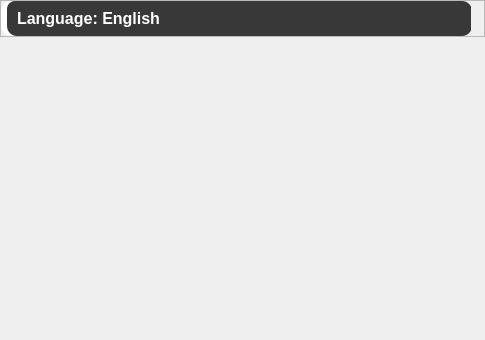
         <widget class="QWidget" name="settings_scroll_area_widget">
          <property name="geometry">
           <rect>
            <x>0</x>
            <y>0</y>
            <width>485</width>
            <height>340</height>
           </rect>
          </property>
          <layout class="QVBoxLayout" name="verticalLayout_6">
           <property name="spacing">
            <number>10</number>
           </property>
           <property name="leftMargin">
            <number>0</number>
           </property>
           <property name="topMargin">
            <number>0</number>
           </property>
           <property name="rightMargin">
            <number>0</number>
           </property>
           <property name="bottomMargin">
            <number>0</number>
           </property>
           <item alignment="Qt::AlignTop">
            <widget class="QFrame" name="settings_scroll_area_frame">
             <property name="frameShape">
              <enum>QFrame::StyledPanel</enum>
             </property>
             <property name="frameShadow">
              <enum>QFrame::Raised</enum>
             </property>
             <layout class="QVBoxLayout" name="verticalLayout_14">
              <property name="spacing">
               <number>10</number>
              </property>
              <property name="leftMargin">
               <number>0</number>
              </property>
              <property name="topMargin">
               <number>0</number>
              </property>
              <property name="rightMargin">
               <number>0</number>
              </property>
              <property name="bottomMargin">
               <number>0</number>
              </property>
              <item>
               <widget class="QFrame" name="settings_lang_white">
                <property name="minimumSize">
                 <size>
                  <width>470</width>
                  <height>35</height>
                 </size>
                </property>
                <property name="maximumSize">
                 <size>
                  <width>470</width>
                  <height>35</height>
                 </size>
                </property>
                <property name="styleSheet">
                 <string notr="true">background-color: #FFF;
border-radius: 10px;
border-top-right-radius: 17px;
border-bottom-right-radius: 17px;</string>
                </property>
                <property name="frameShape">
                 <enum>QFrame::StyledPanel</enum>
                </property>
                <property name="frameShadow">
                 <enum>QFrame::Raised</enum>
                </property>
                <layout class="QVBoxLayout" name="verticalLayout_8">
                 <property name="spacing">
                  <number>0</number>
                 </property>
                 <property name="leftMargin">
                  <number>6</number>
                 </property>
                 <property name="topMargin">
                  <number>0</number>
                 </property>
                 <property name="rightMargin">
                  <number>0</number>
                 </property>
                 <property name="bottomMargin">
                  <number>0</number>
                 </property>
                 <item>
                  <widget class="QFrame" name="settings_lang_grey">
                   <property name="minimumSize">
                    <size>
                     <width>465</width>
                     <height>35</height>
                    </size>
                   </property>
                   <property name="styleSheet">
                    <string notr="true">QFrame {
	background-color: #383838;
	border-radius: 10px;
	border-top-left-radius: 8px;
}
QFrame:hover{
	background-color: #3C3C3C;
}</string>
                   </property>
                   <property name="frameShape">
                    <enum>QFrame::StyledPanel</enum>
                   </property>
                   <property name="frameShadow">
                    <enum>QFrame::Raised</enum>
                   </property>
                   <widget class="QLabel" name="settings_lang_title">
                    <property name="geometry">
                     <rect>
                      <x>10</x>
                      <y>0</y>
                      <width>395</width>
                      <height>34</height>
                     </rect>
                    </property>
                    <property name="minimumSize">
                     <size>
                      <width>380</width>
                      <height>0</height>
                     </size>
                    </property>
                    <property name="font">
                     <font>
                      <family>Segoe UI</family>
                      <pointsize>12</pointsize>
                      <weight>75</weight>
                      <bold>true</bold>
                     </font>
                    </property>
                    <property name="styleSheet">
                     <string notr="true">color: #FFF;
background: none;</string>
                    </property>
                    <property name="text">
                     <string>Language: English</string>
                    </property>
                   </widget>
                   <widget class="QPushButton" name="settings_lang_btn">
                    <property name="geometry">
                     <rect>
                      <x>410</x>
                      <y>0</y>
                      <width>55</width>
                      <height>31</height>
                     </rect>
                    </property>
                    <property name="minimumSize">
                     <size>
                      <width>55</width>
                      <height>31</height>
                     </size>
                    </property>
                    <property name="maximumSize">
                     <size>
                      <width>55</width>
                      <height>31</height>
                     </size>
                    </property>
                    <property name="styleSheet">
                     <string notr="true">background: none;</string>
                    </property>
                    <property name="text">
                     <string/>
                    </property>
                    <property name="icon">
                     <iconset resource="imgs.qrc">
                      <normaloff>:/general/imgs/general/down_arrow.png</normaloff>:/general/imgs/general/down_arrow.png</iconset>
                    </property>
                    <property name="iconSize">
                     <size>
                      <width>20</width>
                      <height>20</height>
                     </size>
                    </property>
                   </widget>
                   <widget class="QFrame" name="settings_lang_rus_frame">
                    <property name="geometry">
                     <rect>
                      <x>0</x>
                      <y>33</y>
                      <width>464</width>
                      <height>31</height>
                     </rect>
                    </property>
                    <property name="contextMenuPolicy">
                     <enum>Qt::DefaultContextMenu</enum>
                    </property>
                    <property name="styleSheet">
                     <string notr="true">QFrame {
	background-color: none;
	border-radius: 0px;
}

QFrame:hover{
	background-color: #3C3C3C;
}</string>
                    </property>
                    <property name="frameShape">
                     <enum>QFrame::StyledPanel</enum>
                    </property>
                    <property name="frameShadow">
                     <enum>QFrame::Raised</enum>
                    </property>
                    <widget class="QLabel" name="settings_lang_rus_title">
                     <property name="geometry">
                      <rect>
                       <x>10</x>
                       <y>0</y>
                       <width>401</width>
                       <height>31</height>
                      </rect>
                     </property>
                     <property name="font">
                      <font>
                       <family>Segoe UI</family>
                       <pointsize>12</pointsize>
                       <weight>75</weight>
                       <bold>true</bold>
                      </font>
                     </property>
                     <property name="styleSheet">
                      <string notr="true">color: #FFF;
background: none;</string>
                     </property>
                     <property name="text">
                      <string>&lt;html&gt;&lt;head/&gt;&lt;body&gt;&lt;p&gt;Русский&lt;/p&gt;&lt;/body&gt;&lt;/html&gt;</string>
                     </property>
                     <property name="scaledContents">
                      <bool>true</bool>
                     </property>
                     <property name="wordWrap">
                      <bool>true</bool>
                     </property>
                    </widget>
                    <widget class="QLabel" name="settings_lang_rus_icon">
                     <property name="geometry">
                      <rect>
                       <x>426</x>
                       <y>0</y>
                       <width>25</width>
                       <height>35</height>
                      </rect>
                     </property>
                     <property name="minimumSize">
                      <size>
                       <width>25</width>
                       <height>35</height>
                      </size>
                     </property>
                     <property name="maximumSize">
                      <size>
                       <width>25</width>
                       <height>35</height>
                      </size>
                     </property>
                     <property name="styleSheet">
                      <string notr="true"/>
                     </property>
                     <property name="text">
                      <string/>
                     </property>
                     <property name="pixmap">
                      <pixmap resource="imgs.qrc">:/general/imgs/general/checked.png</pixmap>
                     </property>
                    </widget>
                   </widget>
                   <widget class="QFrame" name="settings_lang_eng_frame">
                    <property name="geometry">
                     <rect>
                      <x>0</x>
                      <y>63</y>
                      <width>464</width>
                      <height>31</height>
                     </rect>
                    </property>
                    <property name="styleSheet">
                     <string notr="true">QFrame {
	background-color: none;
	border-radius: 0px;
	border-bottom-left-radius: 10px;
	border-bottom-right-radius: 10px;
}

QFrame:hover{
	background-color: #3C3C3C;
}</string>
                    </property>
                    <property name="frameShape">
                     <enum>QFrame::StyledPanel</enum>
                    </property>
                    <property name="frameShadow">
                     <enum>QFrame::Raised</enum>
                    </property>
                    <widget class="QLabel" name="settings_lang_eng_title">
                     <property name="geometry">
                      <rect>
                       <x>10</x>
                       <y>0</y>
                       <width>411</width>
                       <height>31</height>
                      </rect>
                     </property>
                     <property name="font">
                      <font>
                       <family>Segoe UI</family>
                       <pointsize>12</pointsize>
                       <weight>75</weight>
                       <bold>true</bold>
                      </font>
                     </property>
                     <property name="styleSheet">
                      <string notr="true">color: #FFF;
background: none;</string>
                     </property>
                     <property name="text">
                      <string>&lt;html&gt;&lt;head/&gt;&lt;body&gt;&lt;p&gt;English&lt;/p&gt;&lt;/body&gt;&lt;/html&gt;</string>
                     </property>
                     <property name="scaledContents">
                      <bool>true</bool>
                     </property>
                     <property name="wordWrap">
                      <bool>true</bool>
                     </property>
                    </widget>
                    <widget class="QLabel" name="settings_lang_eng_icon">
                     <property name="geometry">
                      <rect>
                       <x>426</x>
                       <y>0</y>
                       <width>25</width>
                       <height>35</height>
                      </rect>
                     </property>
                     <property name="minimumSize">
                      <size>
                       <width>25</width>
                       <height>35</height>
                      </size>
                     </property>
                     <property name="maximumSize">
                      <size>
                       <width>25</width>
                       <height>35</height>
                      </size>
                     </property>
                     <property name="styleSheet">
                      <string notr="true"/>
                     </property>
                     <property name="text">
                      <string/>
                     </property>
                     <property name="pixmap">
                      <pixmap resource="imgs.qrc">:/general/imgs/general/checked.png</pixmap>
                     </property>
                    </widget>
                   </widget>
                  </widget>
                 </item>
                </layout>
               </widget>
              </item>
             </layout>
            </widget>
           </item>
          </layout>
         </widget>
